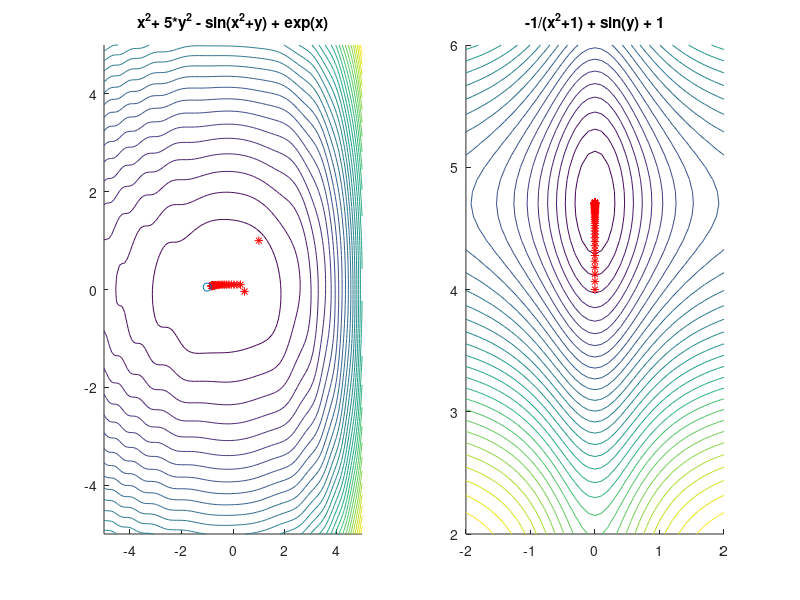

Write the MATLAB code that produced this figure.
% минимум ф-ии многих переменных методом Ньютона
% ф-ия, градиент, гессиан, начальное приближение

% для 2х переменных построить набор линий уровня, на них отметить шаги
% алгоритма. Сравнить с fminbd
clc;

f = @(x, y) x.^2+ 5*y.^2 - sin(x.^2+y) + exp(x);
grad = @(x, y) [2.*x - 2.*x.*cos(x.^2+y) + exp(x); 10.*y - cos(x.^2+y)];
x1 = [1; 1];
x0 = x1;
eps = 0.001;

x = -5:0.1:5;
y = -5:0.1:5;
[x, y] = meshgrid(x, y);
figure(1)
subplot(1,2, 1)
hold on
contour(x, y, f(x, y),30)
xlim([-5 5])
ylim([-5 5])
a = 0.1
title('x^2+ 5*y^2 - sin(x^2+y) + exp(x)')
while sum(grad(x0(1), x0(2)).^2) > eps^2
    x0 = x1;
    plot (x1(1), x1(2), 'r*')
    x1 = x0 - a*grad(x0(1), x0(2));
    %pause(1);
    sum(grad(x0(1), x0(2)).^2)
    pause(0.1)
end

plot (x1(1), x1(2), 'r*')
min_val = inf;
min_x = inf;
min_y = inf;
for i=-5:0.1:5
    f1 = @(x) x.^2+ 5*i.^2 - sin(x.^2+i) + exp(x);
    xmin = fminbnd(f1, -1, 1)
    val = f(xmin, i);
    if val < min_val
        min_val = val;
        min_x = xmin;
        min_y = i;
    end
end

%clear;
%% функция 2х переменных
clc;

f = @(x) xmin.^2+ 5*x.^2 - sin(xmin^2+x);
ymin = fminbnd(f, -1, 1)
plot (xmin, ymin, 'o')
hold off


f = @(x, y) -1./(x.^2+1) + sin(y) + 1;
grad = @(x, y) [2.*x./(x.^2+1).^2; cos(y)];
x1 = [0; 4];
x0 = x1;
eps = 0.001;

x = -2:0.1:2;
y = 2:0.1:6;
[x, y] = meshgrid(x, y);
subplot(1,2,2)
hold on
contour(x, y, f(x, y),30)
xlim([-2 2])
ylim([2 6])
title('-1/(x^2+1) + sin(y) + 1')
while sum(grad(x0(1), x0(2)).^2) > eps^2
    x0 = x1;
    plot (x1(1), x1(2), 'r*')
    x1 = x0 - a*grad(x0(1), x0(2));
    f(x1(1), x1(2))
    pause(0.1);
end

plot (x1(1), x1(2), 'r*')
min_val = inf;
min_x = inf;
min_y = inf;
for i=-5:0.1:5
    f1 = @(x) -1./(x.^2+1) + sin(i) + 1;
    xmin = fminbnd(f1, -1, 1)
    val = f(xmin, y);
    if val < min_val
        min_val = inf;
        min_x = inf;
        min_y = inf;
    end
end

plot (xmin, ymin, 'go')
hold off

%clear;

%% функция 3х переменных

f3 = @(x) x(1).^2 + 2.*x(2)^2 + x(1)^2*x(2)^2 +x(3)^2 + exp(x(2).^2 +x(3).^2) - x(2) + x(3);
grad3 = @(x, y, z) [2*x + 2*x.*y^2;  4*y + 2*x.^2*y + 2*y.*exp(y.^2 +z.^2) - 1;  2*z + 2*z.*exp(y.^2 +z.^2) + 1];
x1 = [1; 1; 1];
x0 = [1; 1; 1];
eps = 0.001;
n = 100;

while sum(grad3(x0(1), x0(2), x0(3)).^2) > eps.^2
    x0 = x1;
    x1 = x0 - a*grad3(x0(1), x0(2), x0(3))
end
x1
z = fminsearch(f3, [1,1,1])

min_val = inf;
min_x = inf;
min_y = inf;
min_z = inf;
for i=-1:0.01:1
    for j=-1:0.01:1
        f1 = @(x) x.^2 + 2.*i^2 + x.^2*i^2 +j^2 + exp(i.^2 +j.^2) - i + j;
        xmin = fminbnd(f1, -1, 1);
        val = f3([xmin i j]);
        if val < min_val
            min_val = val;
            min_x = xmin;
            min_y = i;
            min_z = j;
        end
    end
end
min_x
min_y
min_z
%pause
%% Для 1 переменной: сравнение с fminbnd
clc;

f = @(x) sin(x);
grad = @(x) cos(x);
a = 1;
x = 1; % начальное приближение
while (abs(grad(x)) > 0.01)
    x = x - a .* grad(x);
    a = a ./ (a + 1);
end
x1 = -pi;
x2 = pi;
ans = fminbnd(f, x1, x2);
disp(abs(x - ans));
x
ans
clear;
